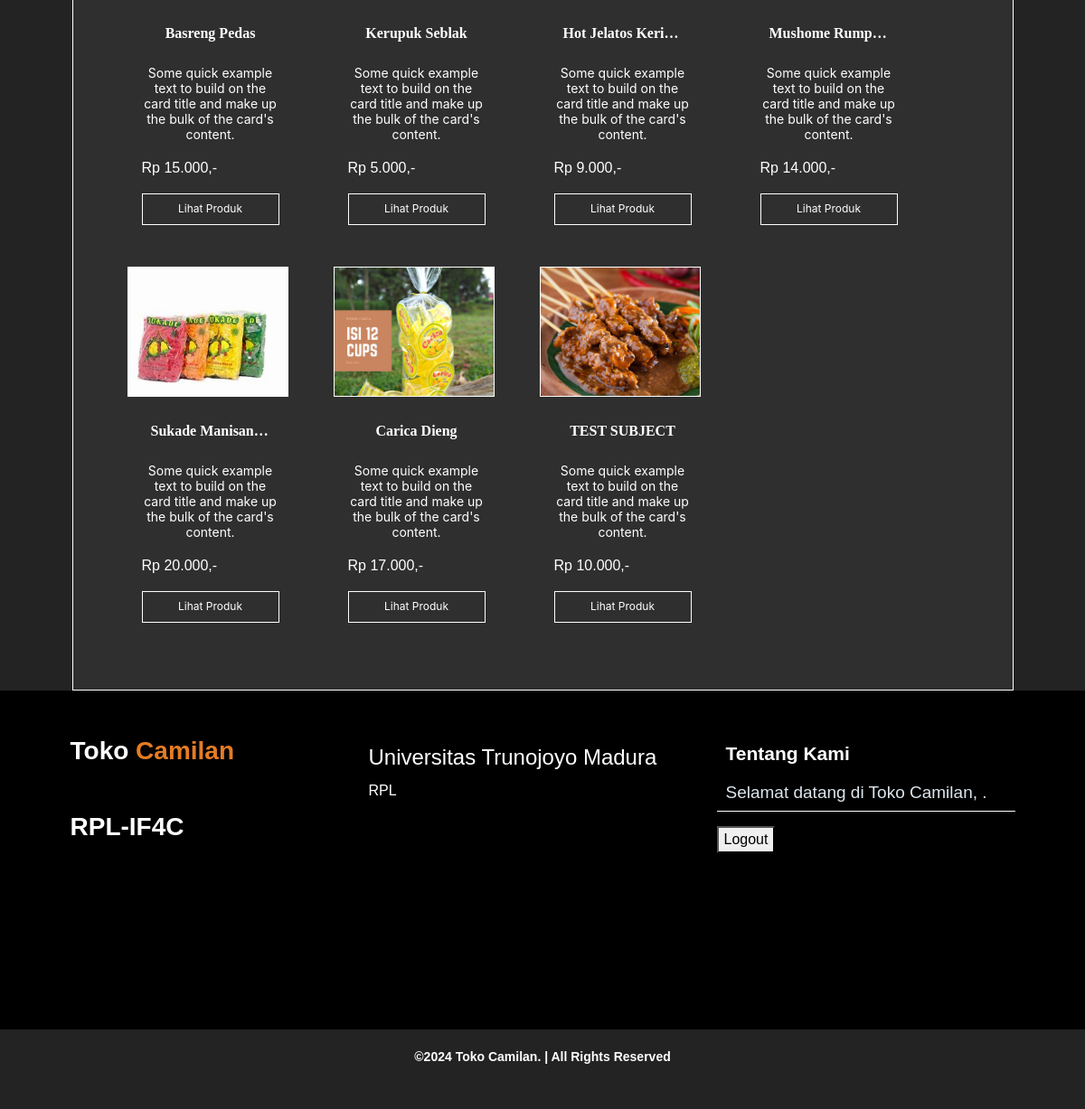
Page /rpl/menu.php (lower part) on the earlier database version.
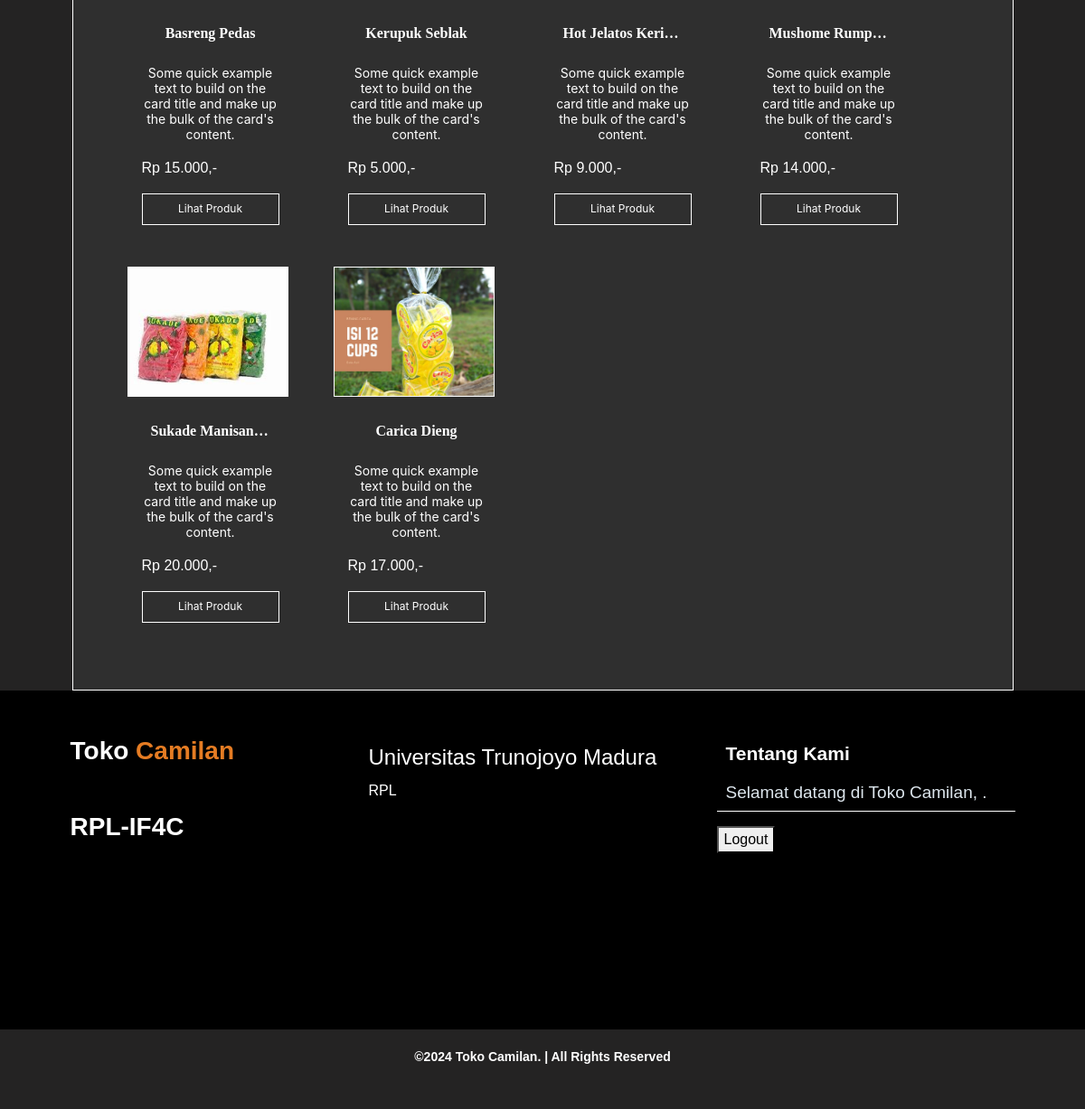
Same page on the later database version.
### tables this page shows
CREATE TABLE `barang` (
  `ID_BARANG` int(11) NOT NULL,
  `ID_KATEGORI` varchar(50) DEFAULT NULL,
  `NAMA_BARANG` varchar(50) DEFAULT NULL,
  `HARGA_BARANG` int(11) DEFAULT NULL,
  `STOCK` int(11) DEFAULT NULL,
  `FOTO_BARANG` text DEFAULT NULL,
  `Deskripsi` text NOT NULL,
  `Ukuran` text NOT NULL DEFAULT '1'
);

### rpl/Database/database.php (called while the page is built, shortened)
<?php
function getDataAll($table)
{
    try {
        $statement = DB->prepare("SELECT * FROM $table ");
        $statement->execute();
        return $statement->fetchAll(PDO::FETCH_ASSOC);
    } catch (PDOException $err) {
        echo $err->getMessage();
    }
}

### rpl/menu.php (the view, shortened to what this page needs)
<?php
require_once('Database/database.php');
?>
<?php
include("templates/navbar.php");
$produk = getDataAll('barang');
?>
<div class="box_menudesign" style="
    width: 1041px;
    top: 809px;
    left: 199px;
    border: 1px solid #FFFFFF;
    background: #2F2F2F;
    gap: 0px;
    opacity: 0px;
    margin-top:-10vh;
    ">
    <section>
        <div class=" container py-5">
            <div class="row">
                <?php if ($produk) : ?>
                    <?php foreach ($produk as $pro) : ?>
                        <div class="card" style="width: 13rem; margin:10px; background:transparent; color:white; border:none;">
                            <div class="card-img-top produkimg" style=" margin-top:10px; background:url('gambar/produk/<?= $pro['FOTO_BARANG'] ?>'); background-size:cover; border-radius:0;"></div>
                            <div class="card-body">
                                <h5 class="card-title titleproduk"><?= $pro['NAMA_BARANG'] ?></h5>
                                <p class="card-text desc">Some quick example text to build on the card title and make up the bulk of the card's content.</p>
                                <p> <?= "Rp " . number_format($pro['HARGA_BARANG'], 0, ',', '.'); ?>,-</p>
                                <?php if (isset($_SESSION['user'])) { ?>
                                    <a href="<?= BASEURL . 'viewProduct.php?product=' . $pro['ID_BARANG'] ?>" style="display: flex; justify-content:center; text-decoration: none;">
                                        <div class="keranjangstyle">Lihat Produk</div>
                                    </a>
                                    <a href="#" style="display: flex; justify-content:center; text-decoration: none; margin-top:10px;">
                                        <div class="keranjangstyle">Komentar (0)</div>
                                    </a>
                                <?php } else { ?>
                                    <a href="<?= BASEURL . 'viewProduct.php?product=' . $pro['ID_BARANG'] ?>" style="display: flex; justify-content:center; text-decoration: none;">
                                        <div class="keranjangstyle">Lihat Produk</div>
                                    </a>
                                <?php } ?>
                            </div>
                        </div>
                    <?php endforeach ?>
                <?php endif ?>
            </div>
        </div>
    </section>
</div>
<?php include("templates/footer.php") ?>

Differences in the rows shown:
removed barang: FOTO_BARANG (picture), NAMA_BARANG "TEST SUBJECT", HARGA_BARANG "10.000"
